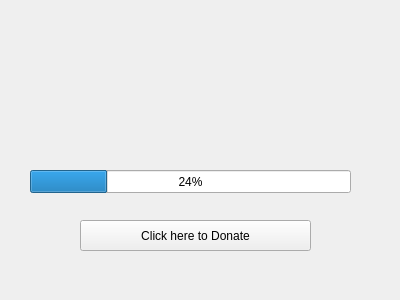
<?xml version="1.0" encoding="UTF-8"?>
<ui version="4.0">
 <class>Loading</class>
 <widget class="QWidget" name="Loading">
  <property name="geometry">
   <rect>
    <x>0</x>
    <y>0</y>
    <width>400</width>
    <height>300</height>
   </rect>
  </property>
  <property name="windowTitle">
   <string>Form</string>
  </property>
  <widget class="QPushButton" name="pushButton">
   <property name="geometry">
    <rect>
     <x>80</x>
     <y>220</y>
     <width>231</width>
     <height>31</height>
    </rect>
   </property>
   <property name="text">
    <string>Click here to Donate</string>
   </property>
  </widget>
  <widget class="QProgressBar" name="progressBar">
   <property name="geometry">
    <rect>
     <x>30</x>
     <y>170</y>
     <width>321</width>
     <height>23</height>
    </rect>
   </property>
   <property name="value">
    <number>24</number>
   </property>
  </widget>
 </widget>
 <resources/>
 <connections/>
</ui>
